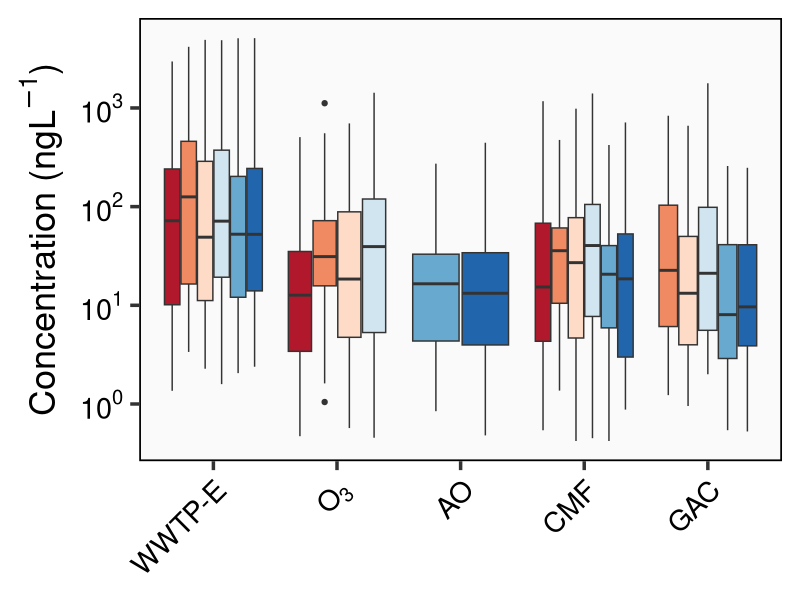
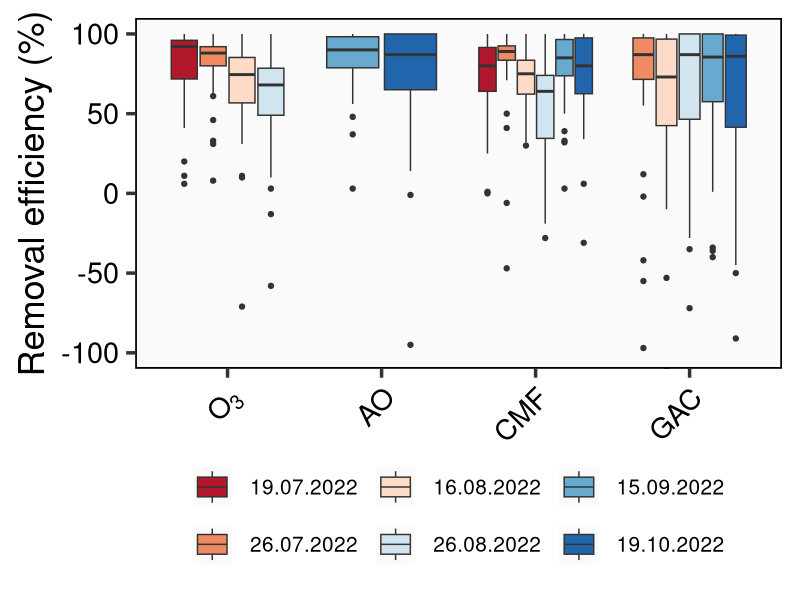
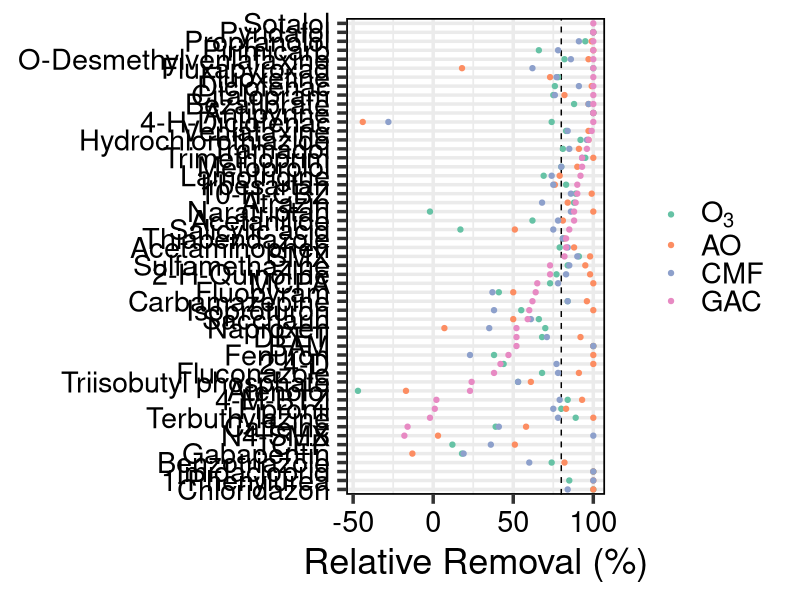
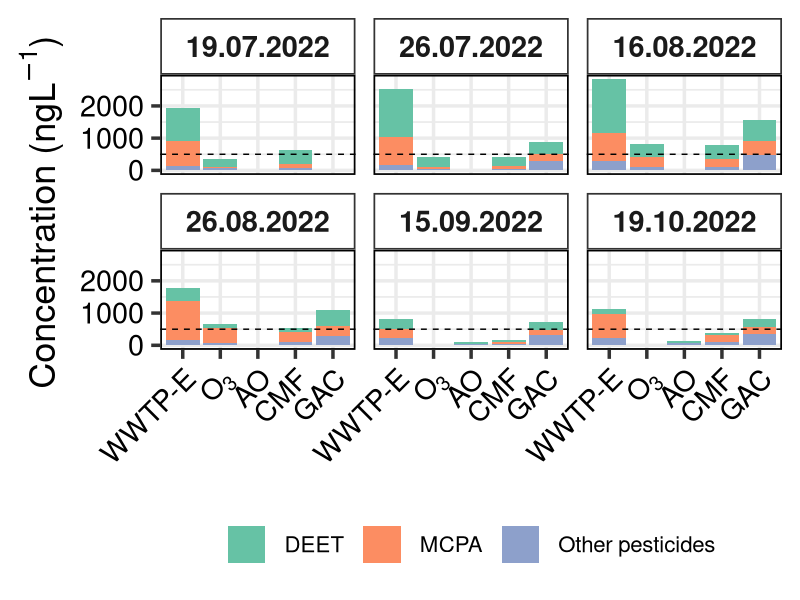

Here is the R script that generated these plots, in order:
library(readxl)
library(tidyverse)
library(scales)

# ============================================= #
# Read in data                               ####
# ============================================= #

df_OMP_raw <- read_excel("raw_data/OMP/raw_OMP.xlsx")

# ============================================= #
# Data wrangling                             ####
# ============================================= #

# Change to quantity_raw 0 for ND/LOQ/LOD
df_OMP_raw <- df_OMP_raw %>% mutate(
  quantity_raw = case_when(
    limit == "ND" ~ 0,
    limit == "<LOD" ~ 0,
    limit == "<LOQ" ~ 0,
    limit == "quantity" ~ quantity_raw,
    limit == ">C1" ~ quantity_raw,
    TRUE ~ quantity_raw
  )
)

# Blank subtraction
df_OMP_raw <- df_OMP_raw %>%
  group_by(analyte_name) %>%
  mutate(
    mean_conc_blank = mean(quantity_raw[TASQ_sample_type == "Blank"], na.rm = TRUE),
    quantity_blank_corr = ifelse(quantity_raw > 0 & TASQ_sample_type == "Sample",
      quantity_raw - mean_conc_blank, quantity_raw
    )
  ) %>%
  ungroup()

# Enrichment Factor
df_OMP_raw <- df_OMP_raw %>%
  group_by(analyte_name) %>%
  mutate(quantity_EF = quantity_blank_corr / EF) %>%
  ungroup()

# Order sample dates and treatments for consistent plotting
sample_dates_order <- c("19.07.2022", "26.07.2022", "16.08.2022",
                        "26.08.2022", "15.09.2022", "19.10.2022")
treatment_order <- c("WWTP-E", "O3", "AO", "CMF", "GAC")
df_OMP_raw <- df_OMP_raw %>% mutate(
  sample_date = factor(sample_date, levels = sample_dates_order),
  treatment = factor(treatment, levels = treatment_order)
)

# Filter for detected analytes and samples
df_OMP <- df_OMP_raw %>%
  filter(TASQ_sample_type == "Sample") %>%
  filter(!is.na(sample_date))

# Which OMP classes were detected?
df_OMP %>% 
  filter(quantity_raw != 0, TASQ_sample_type == "Sample") %>% 
  group_by(class) %>%
  distinct(analyte_name, .keep_all = TRUE) %>%
  summarise(n = n()) %>%
  mutate(total = sum(n),
         contri = n / total * 100)

# ============================================= #
# Summary statistics                         #### 
# ============================================= #

# Summary per treatment and date
df_sum_overall <- df_OMP %>%
  filter(limit == "quantity") %>% # Filter for samples within the calibration line; exclude ND, <LOD, <LOQ
  group_by(sample_date, treatment) %>%
  summarise(
    n = sum(quantity_EF > 0),
    min_conc = min(quantity_EF, na.rm = TRUE),
    max_conc = max(quantity_EF, na.rm = TRUE),
    median_conc = median(quantity_EF, na.rm = TRUE),
    iqr_conc = IQR(quantity_EF, na.rm = TRUE),
    mean_conc = mean(quantity_EF, na.rm = TRUE),
    sd_conc = sd(quantity_EF, na.rm = TRUE),
    rsd_conc = sd_conc / mean_conc * 100,
    .groups = "drop"
  ) %>%
  mutate(across(where(is.numeric), ~ round(., digits = 2)))


# Summary per treatment, date, and analyte
df_sum_analyte <- df_OMP %>%
  filter(limit == "quantity") %>%
  group_by(sample_date, treatment, analyte_name) %>%
  summarise(
    n = sum(quantity_EF > 0),
    min = min(quantity_EF, na.rm = TRUE),
    max = max(quantity_EF, na.rm = TRUE),
    median = median(quantity_EF, na.rm = TRUE),
    iqr = IQR(quantity_EF, na.rm = TRUE),
    mean = mean(quantity_EF, na.rm = TRUE),
    sd = sd(quantity_EF, na.rm = TRUE),
    rsd = sd / mean * 100,
    .groups = "drop"
  )

# ============================================= #
# Removal Calculation                        ####
# ============================================= #

# Total mean concentration of all analytes
df_rem_total <- df_sum_analyte %>%
  group_by(sample_date, treatment) %>%
  summarise(sum_conc = round(sum(mean))) %>%
  group_by(sample_date) %>%
  mutate(
    baseline = sum_conc[treatment == "WWTP-E"],
    rel_removal_total = round((1 - sum_conc / baseline) * 100),
    rel_removal_total = ifelse(rel_removal_total == 0, NA, rel_removal_total)
  ) %>%
  ungroup() %>%
  select(-baseline)


# Removal per treatment and date
df_rem <- df_OMP %>%
  filter(limit == "quantity") %>%
  group_by(treatment, sample_date) %>%
  summarise(
    mean_conc = mean(quantity_EF, na.rm = TRUE),
    .groups = "drop"
  ) %>%
  group_by(sample_date) %>%
  mutate(
    baseline = mean_conc[treatment == "WWTP-E"],
    rel_removal_overall = (1 - mean_conc / baseline) * 100,
    rel_removal_overall = ifelse(rel_removal_overall == 0, NA, rel_removal_overall),
    rel_removal_overall = round(rel_removal_overall)
  ) %>%
  ungroup()

# Removal per treatment, date, and analyte
df_rem_analyte_day <- df_OMP %>%
  group_by(treatment, sample_date, analyte_name) %>%
  summarise(
    mean_conc = round(mean(quantity_EF, na.rm = TRUE), 4),
    .groups = "drop"
  ) %>%
  group_by(sample_date, analyte_name) %>%
  mutate(
    baseline = mean_conc[treatment == "WWTP-E"][1],
    rel_removal_overall = (1 - mean_conc / baseline) * 100,
    rel_removal_overall = ifelse(rel_removal_overall == 0, NA, rel_removal_overall),
    rel_removal_overall = round(rel_removal_overall)
  ) %>%
  arrange(treatment, .by_group = TRUE) %>%
  mutate(
    prev_conc = lag(mean_conc),
    rel_removal_treatment = (1 - mean_conc / prev_conc) * 100
  ) %>%
  ungroup()

# Total removal per analyte across all dates
df_rem_analyte_total <- df_OMP %>%
  group_by(treatment, analyte_name) %>%
  summarise(
    mean_conc = round(mean(quantity_EF, na.rm = TRUE), 4),
    .groups = "drop"
  ) %>%
  group_by(analyte_name) %>%
  mutate(
    baseline = mean_conc[treatment == "WWTP-E"][1],
    rel_removal_overall = (1 - mean_conc / baseline) * 100,
    rel_removal_overall = ifelse(rel_removal_overall == 0, NA, rel_removal_overall),
    rel_removal_overall = round(rel_removal_overall),
    rel_removal_overall = ifelse(is.infinite(rel_removal_overall) & rel_removal_overall < 0, -100, rel_removal_overall)
  ) %>%
  arrange(treatment, .by_group = TRUE) %>%
  mutate(
    prev_conc = lag(mean_conc),
    rel_removal_treatment = (1 - mean_conc / prev_conc) * 100
  ) %>%
  ungroup()


# Analyte removal rates #
df_rem_80 <- df_rem_analyte_total %>% filter(rel_removal_overall >= 80)
df_rem_20 <- df_rem_analyte_total %>% filter(rel_removal_overall <= 20)

# ============================================ #
# Frequency of Detection                    ####
# ============================================ #

# Define detection/non-detection
analyte_detected <- c("quantity", "<LOQ", ">C1")
analyte_nondetect <- c("<LOD", "ND")

# Calculate the detection/non-detection for each analyte per date and treatment
limit_abs_det1 <- df_OMP %>%
  group_by(analyte_name, sample_date, treatment, limit) %>%
  summarise(n_limit = n(), .groups = "drop")

# Fill missing combinations and add 'detected' flag
limit_abs_det2 <- limit_abs_det1 %>%
  complete(analyte_name, nesting(sample_date, treatment, limit), fill = list(n_limit = 0)) %>%
  mutate(
    detected = case_when(
      limit %in% analyte_detected ~ "1",
      limit %in% analyte_nondetect ~ "0",
      TRUE ~ NA_character_
    ),
    detected = as.integer(detected)
  )

# Calculate the overall detection frequency over the entire sampling campaign
detection_overall <- limit_abs_det2 %>%
  group_by(analyte_name, sample_date) %>%
  filter(detected == 1, n_limit >= 1) %>%
  summarise(
    detected_day = as.integer(any(detected == 1)), .groups = "drop"
  ) %>%
  complete(analyte_name, nesting(sample_date), fill = list(detected_day = 0)) %>%
  group_by(analyte_name) %>%
  summarise(
    fod_detection = sum(detected_day) / length(sample_date),
    fod_nondect = 1 - fod_detection,
    .groups = "drop"
  )
detection_overall

# Calculate the detection frequency over the entire sampling campaign per treatment
detection_treatment <- limit_abs_det2 %>%
  group_by(analyte_name, sample_date, treatment) %>%
  filter(detected == 1, n_limit >= 1) %>%
  summarise(
    detected_day = as.integer(any(detected == 1)), .groups = "drop"
  ) %>%
  complete(analyte_name, nesting(sample_date, treatment), fill = list(detected_day = 0)) %>%
  group_by(analyte_name, treatment) %>%
  summarise(
    fod_detection = sum(detected_day) / length(sample_date),
    fod_nondect = 1 - fod_detection,
    .groups = "drop"
  )
detection_treatment

# Which compounds were found with at least X % detection frequency over the entire sampling campaign/on every sampling day?
detection_overall %>%
  filter(fod_detection == 1) %>%
  print(n = nrow(.))

# Which compounds were found with at least X % detection frequency for individual treatments?
detection_treatment %>%
  filter(fod_detection == 1) %>%
  print(n = nrow(.))

# Which compounds were always found over the entire treatment train/in every sample?
detection_treatment %>%
  filter(fod_detection == 1) %>%
  group_by(analyte_name) %>%
  filter(length(treatment) == 5) %>%
  pull(analyte_name) %>%
  unique()

# How many compounds were always found over the entire treatment train/in every sample?
detection_treatment %>%
  filter(fod_detection == 1) %>%
  group_by(analyte_name) %>%
  filter(length(treatment) == 5) %>%
  pull(analyte_name) %>%
  unique() %>%
  length()


# ============================================= #
# Plots                                      ####
# ============================================= #

# Set theme for all (!) following plots
theme_set(
  theme_bw(base_size = 26) +
    theme(
      # Text color
      axis.title = element_text(color = "black"),
      axis.text = element_text(color = "black"),
      
      # Panel border
      panel.border = element_rect(color = "black", fill = NA),
      strip.background = element_rect(fill = "white"),
      strip.text.x = element_text(face = "bold")
    )
)

# =========================================================== #
# Boxplot mean concentration per treatment and date

pos <- position_dodge(width = 0.8)

p1_SI <- ggplot(
  data = df_sum_analyte,
  aes(x = treatment, y = mean, fill = sample_date)) +
  geom_boxplot(position = pos) +
  labs(
    x = NULL,
    y = expression(paste("Concentration (ngL"^-1, ")")),
    fill = NULL
  ) +
  scale_y_log10(labels = label_log(digits = 2)) +
  scale_fill_brewer(palette = "RdBu") +
  scale_x_discrete(
    drop = FALSE,
    labels = c(
      "O3" = expression(paste("O"[3]))
    )
  ) +
  theme(
    plot.title = element_text(hjust = 0.5),
    axis.text.x = element_text(angle = 45, vjust = 1, hjust = 1),
    legend.text = element_text(size = 15),
    legend.title = element_text(size = 15),
    legend.key.size = unit(1, "cm"),
    legend.position = "none",
    panel.grid.major = element_blank(),
    panel.grid.minor = element_blank(),
    panel.background = element_rect(fill = "grey98")
  )
p1_SI

# =========================================================== #
# Boxplot of removal efficiency per treatment and date

p2_SI <- df_rem_analyte_day %>%
  filter(treatment != "WWTP-E") %>%
  ggplot(aes(x = treatment, y = rel_removal_overall, fill = sample_date)) +
  geom_boxplot() +
  scale_fill_brewer(palette = "RdBu") +
  scale_x_discrete(labels = c(
    "O3" = expression(paste("O"[3]))
  )) +
  coord_cartesian(ylim = c(-100, 100)) +
  labs(
    x = NULL,
    y = "Removal efficiency (%)",
    fill = NULL
  ) +
  theme(
    plot.title = element_text(hjust = 0.5),
    axis.text.x = element_text(angle = 45, vjust = 1, hjust = 1),
    legend.text = element_text(size = 15),
    legend.title = element_text(size = 15),
    legend.key.size = unit(1, "cm"),
    legend.position = "bottom",
    legend.box.spacing = unit(0, "pt"),
    panel.grid.major = element_blank(),
    panel.grid.minor = element_blank(),
    panel.background = element_rect(fill = "grey98")
  )
p2_SI

# =========================================================== #
# Scatterplot of relative removal per analyte and treatment

# Order based on GAC total removal
order_analytes_pre <- df_rem_analyte_total %>%
  filter(treatment == "GAC") %>%
  arrange(rel_removal_overall) %>%
  pull(analyte_name)

# Compounds without GAC removal data will end up as NAs in the final plot. Combine with all names again
all_analytes <- df_rem_analyte_total %>%
  distinct(analyte_name) %>%
  pull(analyte_name)
order_analytes <- c(setdiff(all_analytes, order_analytes_pre), order_analytes_pre)

figure_S3 <- df_rem_analyte_total %>%
  filter(treatment != "WWTP-E", !is.na(rel_removal_overall)) %>%
  filter(rel_removal_overall > -50) %>%
  mutate(analyte_name = factor(analyte_name, levels = order_analytes)) %>%
  ggplot(aes(y = analyte_name, x = rel_removal_overall, col = treatment)) +
  geom_vline(aes(xintercept = 80), linetype = "dashed") +
  geom_point() +
  scale_color_brewer(
    palette = "Set2",
    labels = c(
      "O3" = expression(paste("O"[3]))
    )
  ) +
  labs(
    x = "Relative Removal (%)",
    y = NULL,
    col = NULL
  )
figure_S3


# =========================================================== #
# Cumulative concentrations per class - stacked barplot 

figure_S19 <- df_OMP %>%
  filter(class %in% c("pesticide")) %>%
  mutate(fill_arg = case_when(
    analyte_name %in% c("DEET", "MCPA") ~ analyte_name,
    TRUE ~ "Other pesticides"
  )) %>%
  ggplot(aes(x = treatment, y = quantity_EF, fill = fill_arg)) +
  geom_bar(stat = "identity", position = "stack") +
  geom_hline(yintercept = 500, col = "black", linetype = "dashed") +
  labs(
    x = NULL,
    y = expression(paste("Concentration (ngL"^-1, ")")),
    fill = NULL,
  ) +
  scale_fill_brewer(palette = "Set2") +
  scale_x_discrete(labels = c(
    "O3" = expression(paste("O"[3]))
  )) +
  facet_wrap(. ~ sample_date) +
  theme(
    plot.title = element_text(hjust = 0.5),
    legend.text = element_text(size = 16),
    legend.title = element_text(size = 16),
    axis.text.x = element_text(angle = 45, hjust = 1),
    legend.key.size = unit(1, "cm"),
    legend.position = "bottom"
  )
figure_S19
